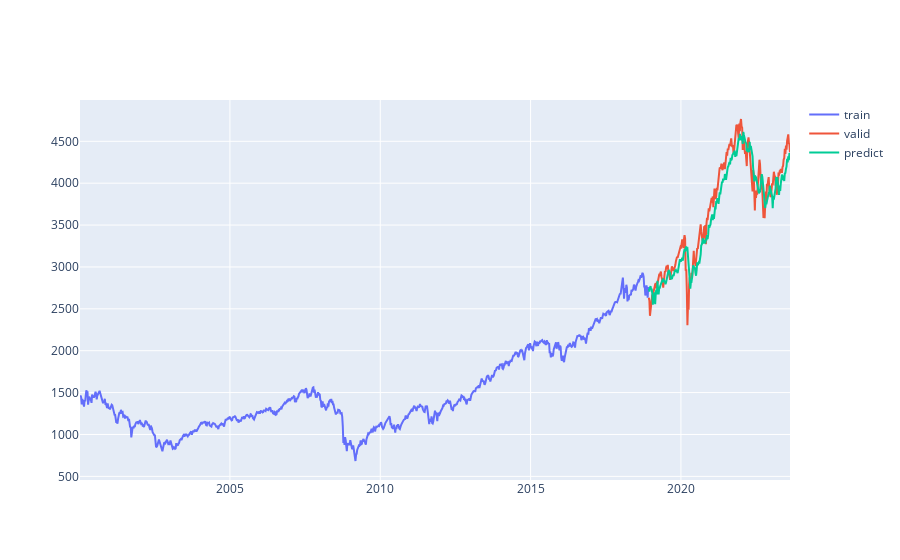
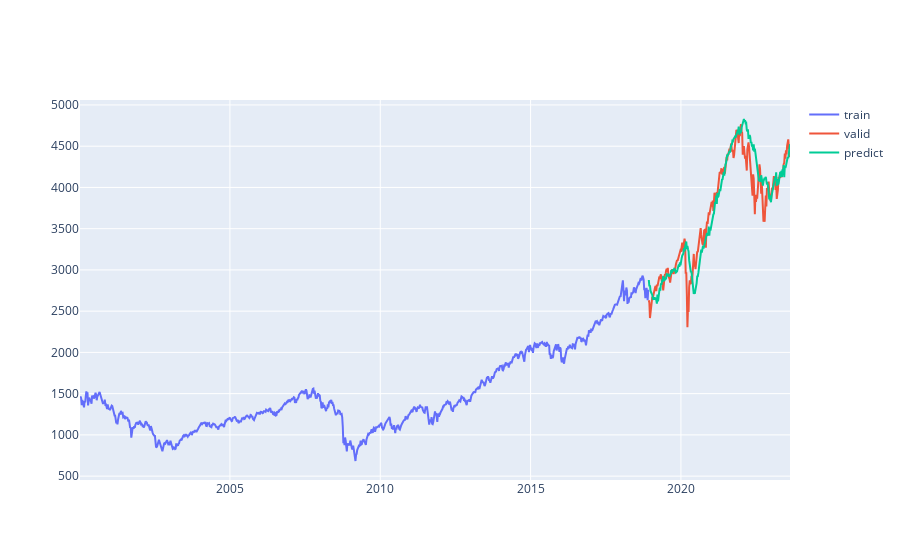
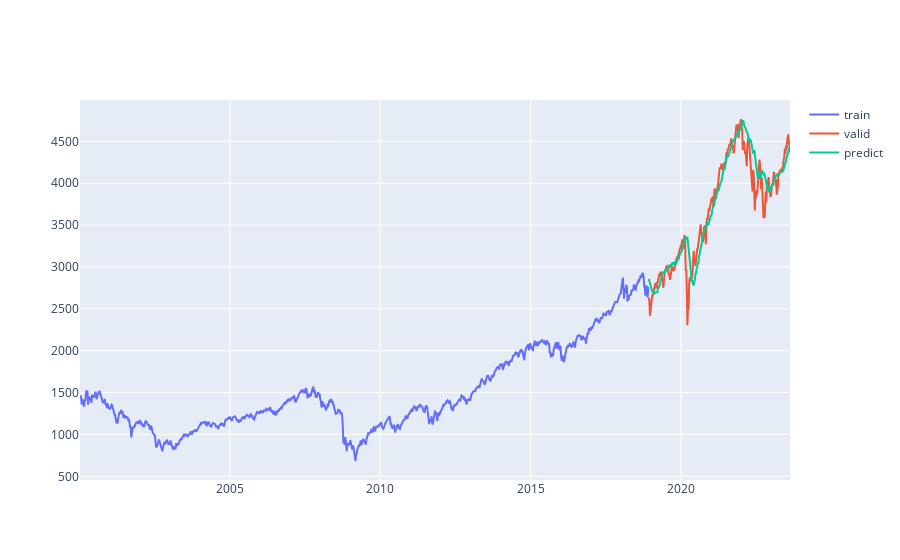
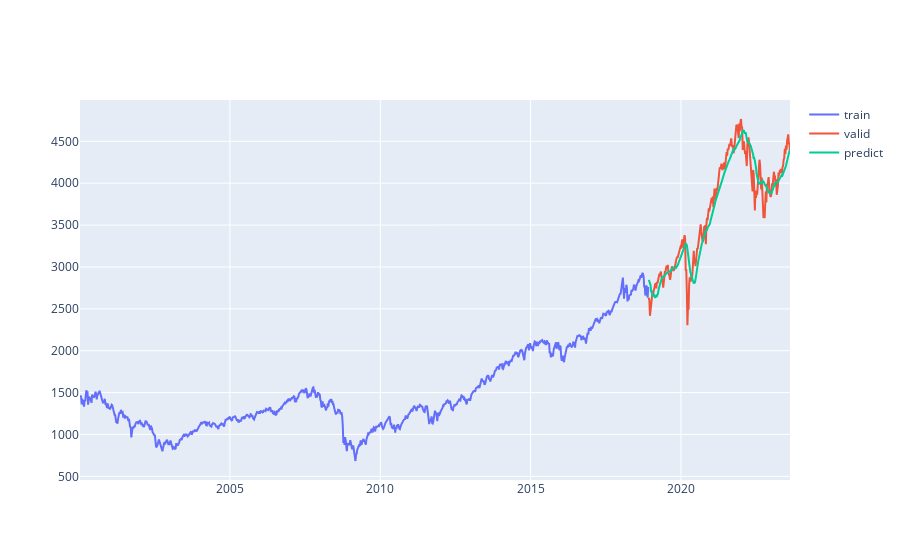

The notebook cell these images were saved under, in order:
### Code cell
input_shape = x_train.shape[1:]

head_size_list = [64, 128, 256, 512]
ff_dim_list = [1, 2, 4, 8, 16]
mlp_units_list = [64, 128, 256, 512]
mlp_dropout_list = [0.1, 0.2, 0.3, 0.4]
dropout_list = [0.1, 0.2, 0.3, 0.4]
result = []
for head_size in head_size_list:
    for ff_dim in ff_dim_list:
        for mlp_units in mlp_units_list:
            for mlp_dropout in mlp_dropout_list:
                for dropout in dropout_list:
                    model = build_model(
                        input_shape,
                        head_size=head_size,
                        num_heads=4,
                        ff_dim=ff_dim,
                        num_transformer_blocks=10,
                        mlp_units=[mlp_units],
                        mlp_dropout=mlp_dropout,
                        dropout=dropout,
                    )

                    model.compile(optimizer='adam', loss="mean_squared_error")

                    callbacks = [keras.callbacks.EarlyStopping(patience=10, restore_best_weights=True)]

                    model.fit(
                        x_train,
                        y_train,
                        validation_split=0.2,
                        epochs=200,
                        batch_size=64,
                        callbacks=callbacks,
                        verbose=0
                    )
                    predictions = model.predict(x_test)
                    predictions = output_scaler.inverse_transform(predictions)
                    rmse = np.sqrt(np.mean(predictions - y_test)**2)
                    print(head_size, ff_dim, mlp_units, mlp_dropout, dropout)
                    print(rmse)
                    result.append({"rmse":rmse, "head_size":head_size, "ff_dim":ff_dim, "mlp_units":mlp_units, "mlp_dropout":mlp_dropout, "dropout":dropout})
                    if  rmse < 100:
                        train = np.squeeze(price_list[:training_data_len])
                        valid = np.squeeze(price_list[training_data_len:])
                        predictions = np.squeeze(predictions)
                        train_date_list = date_list[:training_data_len]
                        valid_date_list = date_list[training_data_len:]
                        valid_date_list2 = date_list[training_data_len:]
                        fig = go.Figure()
                        fig.add_trace(go.Scatter(x=train_date_list, y=train, name='train',  mode='lines'))
                        fig.add_trace(go.Scatter(x=valid_date_list, y=valid, name='valid',  mode='lines'))
                        fig.add_trace(go.Scatter(x=valid_date_list2, y=predictions, name='predict',  mode='lines'))
                        fig.show()

### Figure 1 — Plotly figure (JSON) as saved in the notebook; plotly's stock layout.template omitted (floating-point values rounded to 4 significant figures; data arrays with more than 128 entries replaced by an {"elided": "..."} marker saying what was removed)
{"data": [{"mode": "lines", "name": "train", "type": "scatter", "x": {"elided": "987 str values"}, "y": {"elided": "987 float values"}}, {"mode": "lines", "name": "valid", "type": "scatter", "x": {"elided": "246 str values"}, "y": {"elided": "246 float values"}}, {"mode": "lines", "name": "predict", "type": "scatter", "x": {"elided": "246 str values"}, "y": {"elided": "246 float values"}}], "layout": {}}

### Figure 2 — Plotly figure (JSON) as saved in the notebook; plotly's stock layout.template omitted (floating-point values rounded to 4 significant figures; data arrays with more than 128 entries replaced by an {"elided": "..."} marker saying what was removed)
{"data": [{"mode": "lines", "name": "train", "type": "scatter", "x": {"elided": "987 str values"}, "y": {"elided": "987 float values"}}, {"mode": "lines", "name": "valid", "type": "scatter", "x": {"elided": "246 str values"}, "y": {"elided": "246 float values"}}, {"mode": "lines", "name": "predict", "type": "scatter", "x": {"elided": "246 str values"}, "y": {"elided": "246 float values"}}], "layout": {}}

### Figure 3 — Plotly figure (JSON) as saved in the notebook; plotly's stock layout.template omitted (floating-point values rounded to 4 significant figures; data arrays with more than 128 entries replaced by an {"elided": "..."} marker saying what was removed)
{"data": [{"mode": "lines", "name": "train", "type": "scatter", "x": {"elided": "987 str values"}, "y": {"elided": "987 float values"}}, {"mode": "lines", "name": "valid", "type": "scatter", "x": {"elided": "246 str values"}, "y": {"elided": "246 float values"}}, {"mode": "lines", "name": "predict", "type": "scatter", "x": {"elided": "246 str values"}, "y": {"elided": "246 float values"}}], "layout": {}}

### Figure 4 — Plotly figure (JSON) as saved in the notebook; plotly's stock layout.template omitted (floating-point values rounded to 4 significant figures; data arrays with more than 128 entries replaced by an {"elided": "..."} marker saying what was removed)
{"data": [{"mode": "lines", "name": "train", "type": "scatter", "x": {"elided": "987 str values"}, "y": {"elided": "987 float values"}}, {"mode": "lines", "name": "valid", "type": "scatter", "x": {"elided": "246 str values"}, "y": {"elided": "246 float values"}}, {"mode": "lines", "name": "predict", "type": "scatter", "x": {"elided": "246 str values"}, "y": {"elided": "246 float values"}}], "layout": {}}
